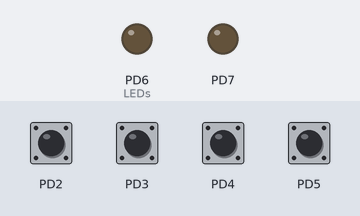
The program below on a simulated ATmega328P, built with avr-gcc and emulated at 16 MHz (the files do not name the chip). Parts: output pins drawn as LEDs (lit = HIGH). The inputs (shaded band) are chosen by the test bench; at power-on: PD2–5 HIGH.

Above: at 1.2 s.
1.3 s: PD2 pulsed LOW 5 times (0.12 s each, 0.3 s apart)
At 3.3 s:
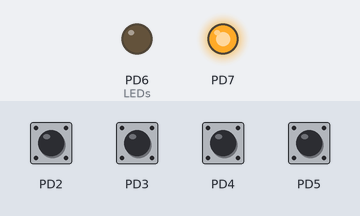
4.3 s: PD3 pulsed LOW 5 times (0.12 s each, 0.3 s apart)
At 6.8 s:
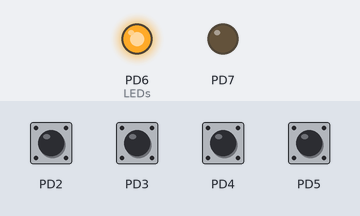
Timing chart, 0 to 8.3 s (numbered marks = the images above; inputs shaded):
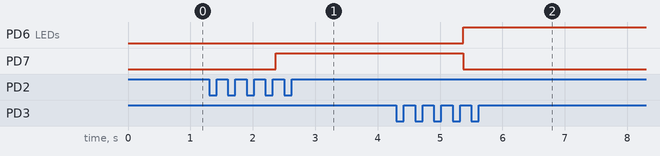

Measured:
- after the input at 1.3 s, PD7: LOW → HIGH after 1.1 s
- after the input at 4.3 s, PD6 (LEDs): LOW → HIGH after 1.1 s; PD7: HIGH → LOW after 1.1 s

The program:

main.cpp
```cpp
#define F_CPU 16000000UL
#include <avr/io.h>
#include <util/delay.h>
#include <string.h>

#define PWD_LEN 4

int main(void) {
    DDRD &= ~((1 << PD2) | (1 << PD3) | (1 << PD4) | (1 << PD5)); // Inputs
    PORTD |= (1 << PD2) | (1 << PD3) | (1 << PD4) | (1 << PD5);   // Enable internal pull-ups
    DDRD |= (1 << PD6) | (1 << PD7);                                // LEDs

    const char pwd[PWD_LEN + 1] = "1111";
    char inpwd[PWD_LEN + 1];
    uint8_t idx = 0;
    memset(inpwd, 0, sizeof(inpwd));

    while (1) {
        char pressed = 0;

        if      ((PIND & (1 << PD2)) == 0) { pressed = '2'; }
        else if ((PIND & (1 << PD3)) == 0) { pressed = '1'; }
        else if ((PIND & (1 << PD4)) == 0) { pressed = '3'; }
        else if ((PIND & (1 << PD5)) == 0) { pressed = '4'; }

        if (pressed && idx < PWD_LEN) {
            inpwd[idx++] = pressed;
            inpwd[idx] = '\0';

            while ((PIND & (1 << PD2)) == 0 ||
                   (PIND & (1 << PD3)) == 0 ||
                   (PIND & (1 << PD4)) == 0 ||
                   (PIND & (1 << PD5)) == 0);
            _delay_ms(50);
        }

        if (idx == PWD_LEN) {
            if (strcmp(inpwd, pwd) == 0) {
                PORTD |=  (1 << PD6); // Green ON
                PORTD &= ~(1 << PD7); // Red OFF
            } else {
                PORTD &= ~(1 << PD6); // Green OFF
                PORTD |=  (1 << PD7); // Red ON
            }
            memset(inpwd, 0, sizeof(inpwd));
            idx = 0;
            _delay_ms(1000);
        }
    }
    return 0;
}
```
